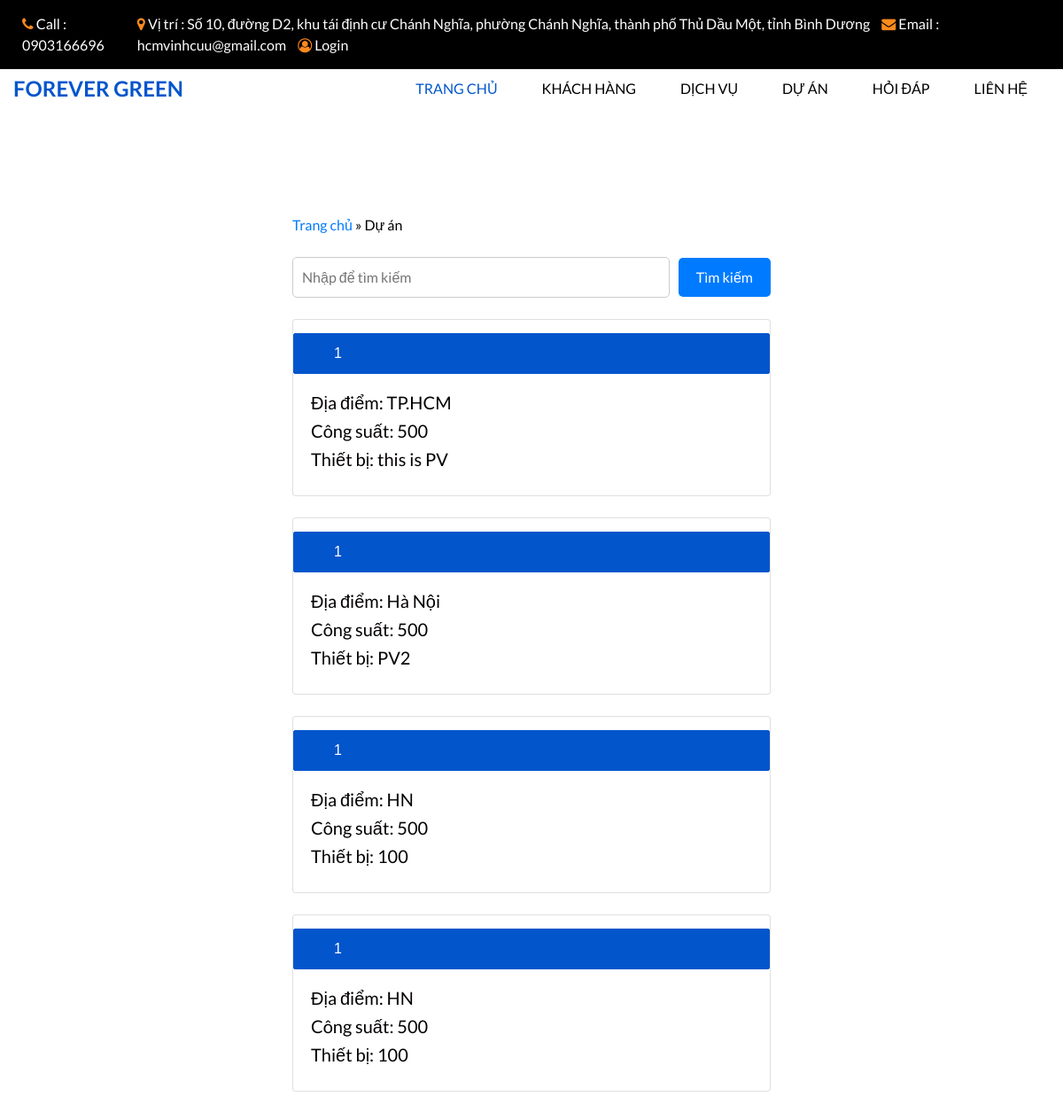
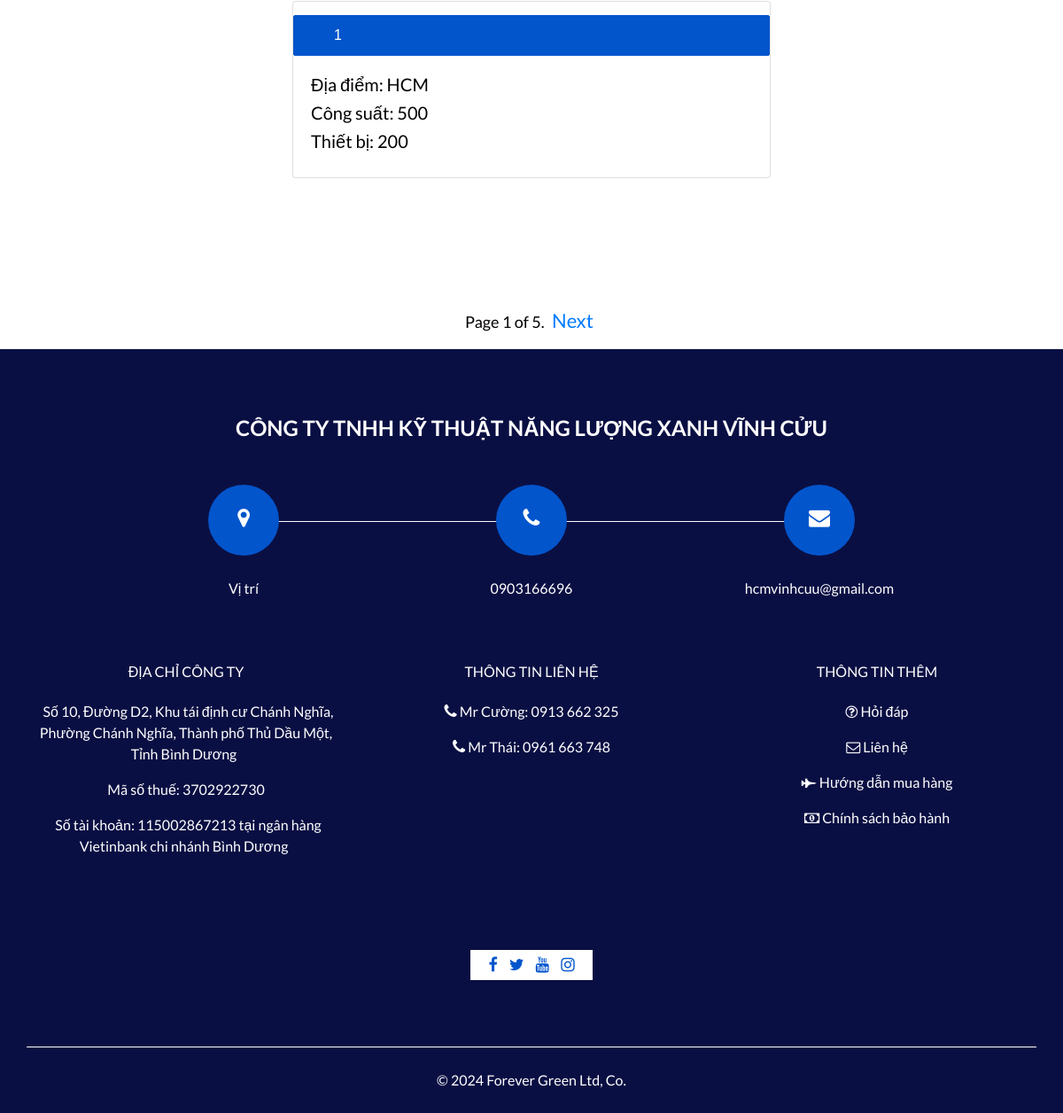
/projects/, run on the app's committed database (2 pictures, top to bottom).
### projects/models.py (models this page shows, shortened)
class Project(models.Model):
    title = models.CharField(max_length = 255)
    locations = models.CharField(max_length = 255)
    power = models.TextField()
    pv = models.TextField()
    transformer = models.TextField()
    hourlyData = models.TextField()
    dailyData = models.TextField()
    monthlyData = models.TextField()
    dashBoard = models.TextField()
    warning = models.TextField()
    history = models.TextField()
    project_password = models.CharField(max_length = 255)
    date = models.DateField(auto_now_add=True)

### projects/views.py (the view)
# urls.py: path('', views.list, name='customer'),
def list(request):
    limit = 5
    page = request.GET.get("page", 1)
    keyword = request.GET.get("keyword")
    if keyword:
        project_list = Project.objects.filter(id = keyword)
    else:
        project_list = Project.objects.all()
    project_list = project_list.order_by("-date").values()
    project_paginator = Paginator(project_list, limit)
    try:
        project_paginator = project_paginator.get_page(page)
    except PageNotAnInteger:
        project_paginator = project_paginator.get_page(1)
    except EmptyPage:
         project_paginator = project_paginator.get_page(project_paginator.num_pages)
    context = {
        "Projects": project_paginator,
        "keyword": keyword if keyword else "",
    }
    return render(request, 'pages/allprojects.html', context)

### projects/templates/pages/allprojects.html (shortened to what this page needs)
{% extends "pages/base.html"%}
{% load static %}
{% block content %}
  <div class="container-fluid">
    <div class="row justify-content-center">
      <div class="col-lg-6">
        <section class="about_section layout_padding">
          <div class="container">
            <div class="breadcrumbs" typeof="BreadcrumbList" vocab="http://schema.org/">
              <span>
                  <span>
                      <a href="{% url 'home' %}">Trang chủ</a> »
                          <span class="breadcrumb_last" aria-current="page">Dự án</span>
                  </span>
              </span>
          </div>
          <br>
            <div class="row">
              <div class="col-lg-12">
                <div class="detail-box">
                  <form action="" method="GET" style="display: flex; align-items: center;">
                    <input type="text" placeholder="Nhập để tìm kiếm" name="keyword" value="{{ keyword }}" style="padding: 10px; border: 1px solid #ccc; border-radius: 5px; font-size: 16px; flex: 1;" />
                    <input type="submit" value="Tìm kiếm" style="padding: 10px 20px; background-color: #007bff; color: #fff; border: none; border-radius: 5px; cursor: pointer; font-size: 16px; margin-left: 10px;" />
                  </form>
                  <br>
                  {% for project in Projects %}
                  <div class="card" style="width: 100%; height: 200px;">
                    <a href="{% url 'project' project.id %}">{{ project.title }}</a>
                    <div class="card-body">
                      <h5>Địa điểm: {{ project.locations }}</h5>
                      <h5>Công suất: {{ project.power }}</h5>
                      <h5>Thiết bị: {{ project.pv }}</h5>
                    </div>
                  </div>
                  <br>
                  {% endfor %}
                </div>
              </div>
            </div>
          </div>
        </section>
      </div>
    </div>
  </div>
  <nav aria-label="Page navigation example">
    <ul class="pagination justify-content-center">
        <li class="page-item disabled">
            <div class="pagination">
                <span class="step-links">
                    <span class="current">
                        Page {{ Projects.number }} of {{ Projects.paginator.num_pages }}.
                    </span>
                    {% if Projects.has_next %}
                    <a href="?page={{ Projects.next_page_number }}">Next</a>
                    {% endif %}
                </span>
            </div>
        </li>
    </ul>
  </nav>
{%endblock%}

### app/static/css/style.css (style rules this page uses)
body { font-family: 'Lato', sans-serif; color: #040000; }
input[type="text"], input[type="email"], input[type="tel"] { color: black; }
.layout_padding { padding-top: 120px; padding-bottom: 120px; }
a, a:hover, a:focus { text-decoration: none; }
.about_section .row { -webkit-box-align: center; -ms-flex-align: center; align-items: center; }
.about_section .detail-box a { margin-top: 15px; display: inline-block; font-family: 'Merriweather Sans', sans-serif; text-transform: uppercase; padding: 10px 45px; background-color: #0355cc; border: 1px solid #0355cc; border-radius: 2px; color: #ffffff; }

### app/static/css/responsive.css (style rules this page uses)
@media (min-width: 1200px) { .container { max-width: 1170px; } }

### projects/templates/pages/allprojects.html (style rules this page uses)
.pagination a { font-size: 22px; margin: 0 5px; }
.current { font-size: 18px; }

### data on the page
Project: title "1", locations "TP.HCM", power "500", pv "this is PV"
Project: title "1", locations "Hà Nội", power "500", pv "PV2"
Project: title "1", locations "HN", power "500", pv "100"
Project: title "1", locations "HN", power "500", pv "100"
Project: title "1", locations "HCM", power "500", pv "200"

### other printed values
{{ Projects.number }} "1"
{{ Projects.paginator.num_pages }} "5"
